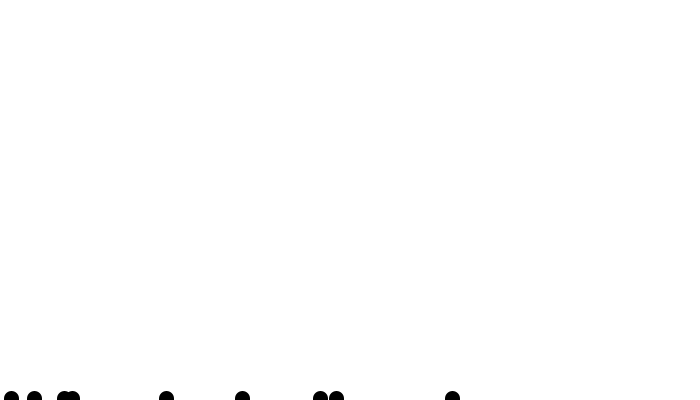
Frame 1 (no input)
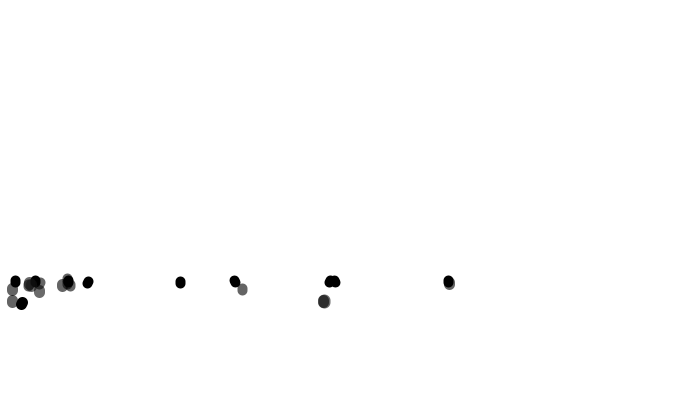
Frame 60 (the mouse pressed at the canvas centre just before this capture)
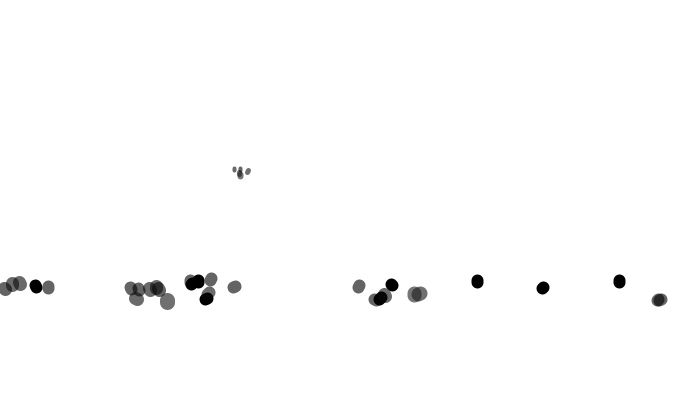
Frame 120 (the mouse held since frame 60 and released just before this capture)

The Processing sketch that drew these frames (run headless with seeded random() and noise(); from frame 60 on, the mouse is pressed at the canvas centre):

// Processing sketch: processing_59291
// ── processing_59291.pde

int i=0;
int totalBranches=10000;
int numTrunks=10;
float  dimX=700,dimY=400;
float branchOdds=.02;
float moveDistance=2;
int trunkWidth=15;
tree[] trees;
int branchesSoFar=-1;
float newBranchSpinAgleMax=PI;
float minAngle=PI*.0015,maxAngle=PI*1.1;
 
void setup(){
  size(700,400);
  trees = new tree[totalBranches];
  background(255,255,255);
  for(i=0;i<numTrunks;i++){
    trees[i] = new tree(random(dimX),dimY,branchOdds,trunkWidth,moveDistance,minAngle,maxAngle,#000000,0);
    branchesSoFar++;
  }
  smooth();
   
}
 
void draw(){
 background(255,255,255,20);
 //noStroke();
 //fill(255,255,255,20);
 //rect(0,0,750,500);
 
    for(i=0;i<branchesSoFar;i++){
     // print(i);
    trees[i].draw();
  }
  noStroke();
    fill(255);
   // rect(0,0,dimX,dimY);
}
int randomSign(){ //returns +1 or -1
  float num = random(1);
  if(num<.5)
    return -1;
  else
    return 1;
    
    

}
 
void mousePressed(){
  branchesSoFar=0;
  noStroke();
  fill(255);
  rect(0,0,dimX,dimY);
 
  for(i=0;i<numTrunks;i++){
    trees[i] = new tree(random(dimX),dimY,branchOdds,mouseX/20,moveDistance,minAngle*mouseY/50,maxAngle,#000000,0);
    branchesSoFar++;
  }
  
}
 
class tree{
  int bWidth;
  float x1,x2,y1,y2=0;
  float bOdds;
  float mDistance;
  color bColor;
  float bSeg;
  int bGeneration;
  float mnAngle,mxAngle;
  float currentAngle=PI;
   
  tree(float sx, float sy, float branchOdds, int branchWidth, float moveDistance, float minAngle, float maxAngle, color branchColor, int branchGeneration){
    bWidth=branchWidth;
    x1=sx;
    y1=sy;   
    y2=y1;
    x2=x1;
    bOdds=branchOdds;
    mDistance=moveDistance;
    bColor=branchColor;
    bSeg=0; 
    bGeneration=branchGeneration;
    mnAngle=minAngle;
    mxAngle=random(minAngle) * randomSign();
}
 
  
  void draw(){
    if (x1>0 && y1>0){
      
      strokeWeight(bWidth);
      if (bWidth>=1) {
        // Draw next segment 10 paces up.
        currentAngle+=mxAngle;
        //print ('\n'+currentAngle+" ");
        x2=x2 + sin(currentAngle)*moveDistance;
        y2=y2 + cos(currentAngle)*moveDistance;;
        stroke(bColor);
        line(x1,y1,x2,y2);
        x1=x2;
        y1=y2;
        if (random(1)<bOdds){
          branchesSoFar++;
          //print("added");
          color newColor=color(10*bGeneration,10*bGeneration,10*bGeneration,155);
          int newWidth=int(trunkWidth-bGeneration*2);
          float newAngle=mnAngle*1.35;
          trees[branchesSoFar] = new tree(x2,y2,bOdds,bWidth,moveDistance,newAngle,maxAngle,newColor,bGeneration+1);
        }
        bSeg++;
        if (bSeg/10==int(bSeg/10)){
          bWidth--;
        }
      }
    }
  }
}
